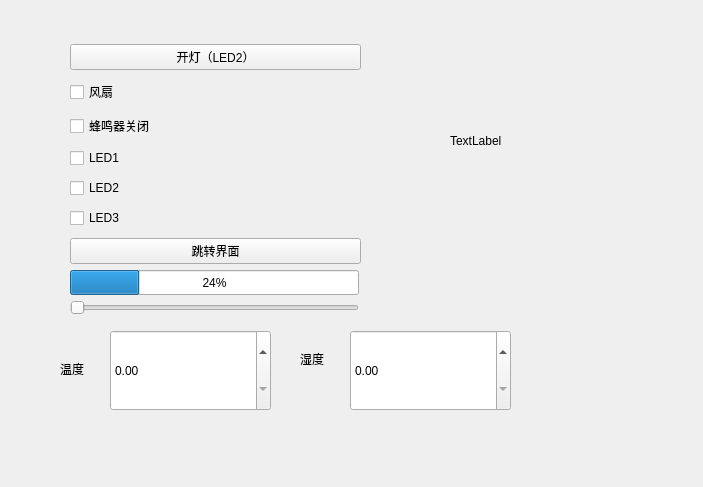
<?xml version="1.0" encoding="UTF-8"?>
<ui version="4.0">
 <class>Widget</class>
 <widget class="QWidget" name="Widget">
  <property name="geometry">
   <rect>
    <x>0</x>
    <y>0</y>
    <width>703</width>
    <height>487</height>
   </rect>
  </property>
  <property name="windowTitle">
   <string>Widget</string>
  </property>
  <widget class="QWidget" name="verticalLayoutWidget">
   <property name="geometry">
    <rect>
     <x>70</x>
     <y>40</y>
     <width>291</width>
     <height>231</height>
    </rect>
   </property>
   <layout class="QVBoxLayout" name="verticalLayout">
    <item>
     <widget class="QPushButton" name="pushButton">
      <property name="text">
       <string>开灯（LED2）</string>
      </property>
     </widget>
    </item>
    <item>
     <widget class="QCheckBox" name="checkBox_3">
      <property name="text">
       <string>风扇</string>
      </property>
     </widget>
    </item>
    <item>
     <widget class="QCheckBox" name="checkBox_2">
      <property name="text">
       <string>蜂鸣器关闭</string>
      </property>
     </widget>
    </item>
    <item>
     <widget class="QCheckBox" name="checkBox_4">
      <property name="text">
       <string>LED1</string>
      </property>
     </widget>
    </item>
    <item>
     <widget class="QCheckBox" name="checkBox_5">
      <property name="text">
       <string>LED2</string>
      </property>
     </widget>
    </item>
    <item>
     <widget class="QCheckBox" name="checkBox">
      <property name="maximumSize">
       <size>
        <width>151</width>
        <height>16777215</height>
       </size>
      </property>
      <property name="text">
       <string>LED3</string>
      </property>
     </widget>
    </item>
    <item>
     <widget class="QPushButton" name="pushButton_2">
      <property name="text">
       <string>跳转界面</string>
      </property>
     </widget>
    </item>
   </layout>
  </widget>
  <widget class="QProgressBar" name="progressBar">
   <property name="geometry">
    <rect>
     <x>70</x>
     <y>270</y>
     <width>289</width>
     <height>25</height>
    </rect>
   </property>
   <property name="value">
    <number>24</number>
   </property>
  </widget>
  <widget class="QSlider" name="horizontalSlider">
   <property name="geometry">
    <rect>
     <x>70</x>
     <y>300</y>
     <width>289</width>
     <height>15</height>
    </rect>
   </property>
   <property name="orientation">
    <enum>Qt::Horizontal</enum>
   </property>
  </widget>
  <widget class="QLabel" name="label">
   <property name="geometry">
    <rect>
     <x>60</x>
     <y>360</y>
     <width>67</width>
     <height>17</height>
    </rect>
   </property>
   <property name="text">
    <string>温度</string>
   </property>
  </widget>
  <widget class="QLabel" name="label_2">
   <property name="geometry">
    <rect>
     <x>300</x>
     <y>350</y>
     <width>67</width>
     <height>17</height>
    </rect>
   </property>
   <property name="text">
    <string>湿度</string>
   </property>
  </widget>
  <widget class="QDoubleSpinBox" name="doubleSpinBox">
   <property name="geometry">
    <rect>
     <x>110</x>
     <y>330</y>
     <width>161</width>
     <height>81</height>
    </rect>
   </property>
  </widget>
  <widget class="QDoubleSpinBox" name="doubleSpinBox_2">
   <property name="geometry">
    <rect>
     <x>350</x>
     <y>330</y>
     <width>161</width>
     <height>81</height>
    </rect>
   </property>
  </widget>
  <widget class="QLabel" name="label_3">
   <property name="geometry">
    <rect>
     <x>450</x>
     <y>10</y>
     <width>251</width>
     <height>261</height>
    </rect>
   </property>
   <property name="text">
    <string>TextLabel</string>
   </property>
  </widget>
 </widget>
 <resources/>
 <connections/>
</ui>
